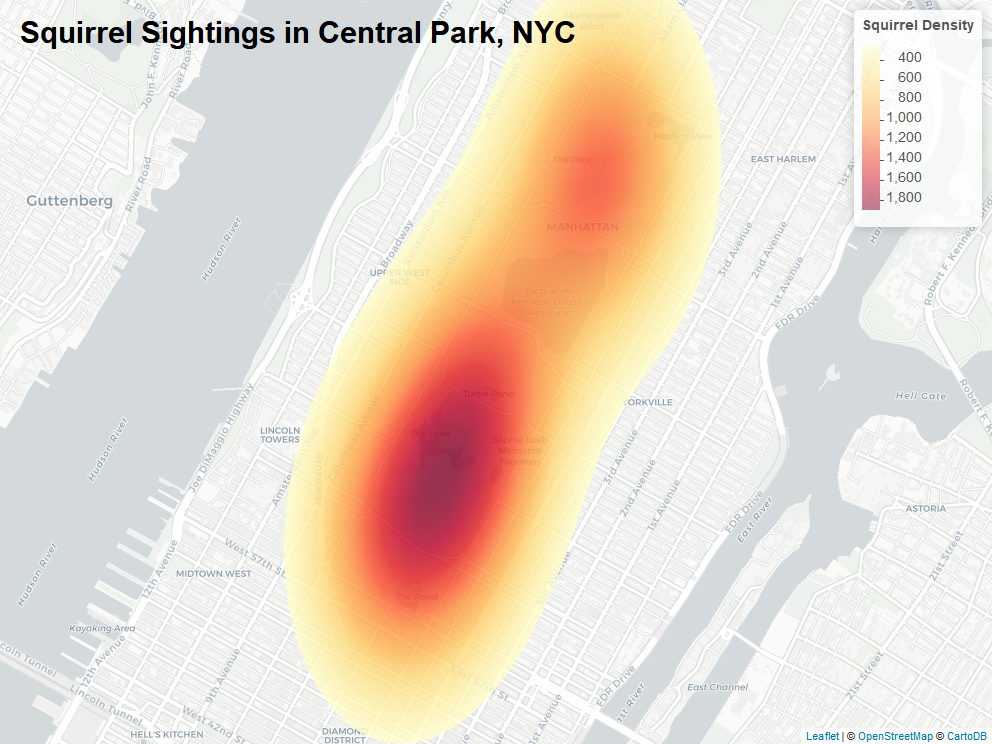

Write R code to recreate this figure.
library(tidyverse)
library(lubridate)
library(leaflet)
library(htmlwidgets)
library(htmltools)
library(raster)
library(KernSmooth)
library(mapview)

sqrls <- read_csv("https://raw.githubusercontent.com/rfordatascience/tidytuesday/master/data/2019/2019-10-29/nyc_squirrels.csv") %>%
  mutate(date = mdy(date))

sqrl_kde <- bkde2D(as.matrix(sqrls[, c("long", "lat")]), bandwidth = c(.0045, .0068), gridsize = c(1000, 1000))

kde_raster <- raster(list(x = sqrl_kde$x1, y = sqrl_kde$x2, z = sqrl_kde$fhat))

raster_data <- kde_raster@data@values

raster_data[which(raster_data < 250)] <- NA

raster_palette <- colorNumeric("YlOrRd", domain = raster_data, na.color = "transparent")

tag.map.title <- tags$style(HTML("
  .leaflet-control.map-title { 
    transform: translate(-50%,20%);
    position: fixed !important;
    padding-left: 10px; 
    padding-right: 10px; 
    font-weight: bold;
    font-size: 30px;
  }
"))

title <- tags$div(tag.map.title, HTML('Squirrel Sightings in Central Park, NYC'))  

leaflet(options = leafletOptions(zoomControl = FALSE)) %>%
  addProviderTiles(providers$CartoDB.Positron) %>%
  addRasterImage(kde_raster,
                 colors = raster_palette,
                 opacity = .8) %>%
  addLegend(pal = raster_palette,
            values = raster_data,
            title = "Squirrel Density") %>%
  setView(lng = mean(sqrls$long), lat = mean(sqrls$lat), zoom = 13.5) %>%
  addControl(title, className = "map-title") %>%
  mapshot(file = "~/squirrels.png", remove_controls = c("homeButton", "layersControl"))
